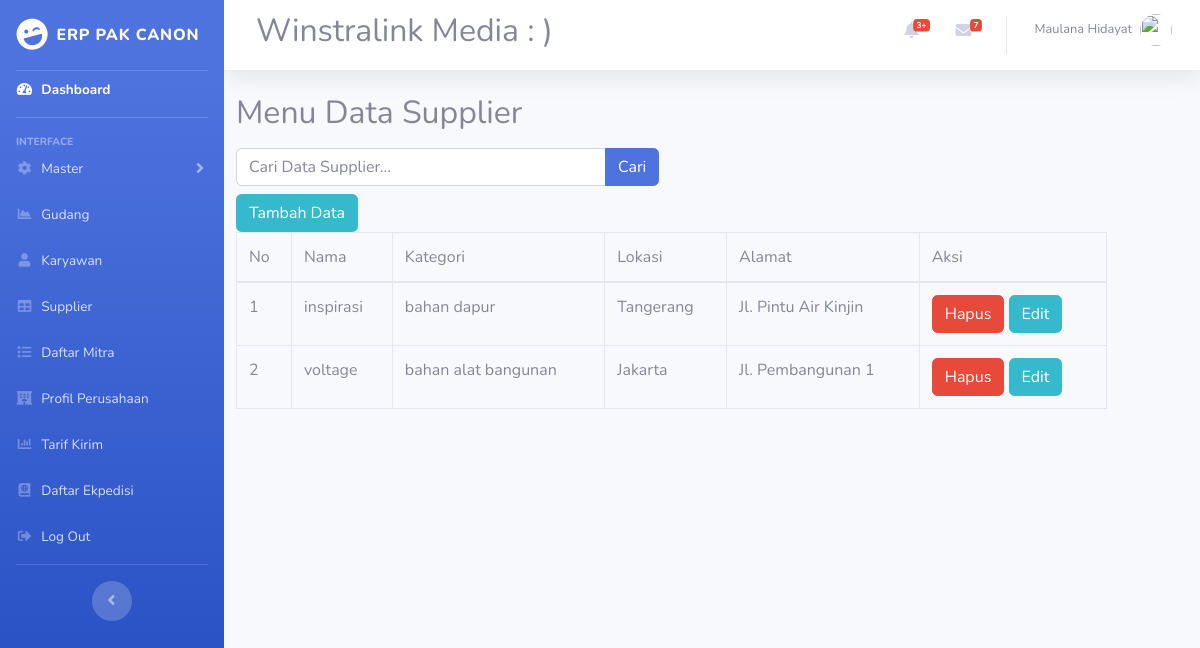
Page /index.php/supplier on the committed database.
### tables this page shows
CREATE TABLE `supplier` (
  `id` int(11) NOT NULL,
  `nama` varchar(50) NOT NULL,
  `kategori` varchar(50) NOT NULL,
  `lokasi` varchar(50) NOT NULL,
  `alamat` varchar(100) NOT NULL
);

### application/controllers/Supplier.php (called while the page is built, shortened)
<?php
class Supplier extends CI_Controller {
    public function __construct(){
        $this->load->model('m_supplier');
        $this->load->library('form_validation');
    }
    public function index(){
        $topik['judul'] = 'Halaman Menu Supplier';
        $data['supplier'] = $this->m_supplier->tampil_data();
        $this->load->view('templates/header',$topik);
        $this->load->view('supplier/index',$data);
        $this->load->view('templates/footer');
    }
}

### index.php (called while the page is built, shortened)
<?php
require_once BASEPATH.'core/CodeIgniter.php';

### application/models/m_supplier.php (called while the page is built, shortened)
<?php
class M_supplier extends CI_Model
{
    public function tampil_data(){
        return $this->db->get('supplier')->result_array();
    }
}

### application/views/supplier/index.php (the view, shortened to what this page needs)
<div class="content-wrapper col-11">
<section class="content-header ml mt-2 auto">
<h2>
    Menu Data Supplier
    <div class="row mt-3">
    <div class="col-md-6">
        <form action="" method="post">
            <div class="input-group">
            <input type="text" name="keyword" id="" placeholder="Cari Data Supplier..." class="form-control" autocomplete="off">
            <div class="input-group-append">
                <button type="submit" class="btn btn-primary">Cari</button>
            </div>
            </div>
        </form>
    </div>
</div>
</h2>
<div>
<div class="">
<a href="<?= base_url('gudang/tambah');?>" class="btn btn-info">Tambah Data</a>
<div class="table-responsive">
<table class="table table-bordered" id="dataTable" width="100%" cellspacing="0">
<thead>
<tr>
    <td>No</td>
    <td class="center">Nama</td>
    <td class="center">Kategori</td>
    <td class="center">Lokasi</td>
    <td class="center">Alamat</td>
    <td class="center">Aksi</td>
</tr>
</thead>
<tbody>
<tr>
    <?php $i=1;?>
    <?php foreach ($supplier as $spl) :?>
    <td><?=$i;?></td>
    <td><?=$spl['nama'];?></td>
    <td><?=$spl['kategori'];?></td>
    <td><?=$spl['lokasi'];?></td>
    <td><?=$spl['alamat'];?></td>
    <td>
        <a href="<?=base_url();?>dosen/hapus/<?=$spl['id'];?>" class="btn btn-danger" onclick="return confirm('Yakin ingin dihapus');">Hapus</a>
        <a href="<?=base_url();?>dosen/edit/<?=$spl['id'];?>" class="btn btn-info">Edit</a>
    </td>
</tr>
<?php $i++;?>
    <?php endforeach;?>
</tbody>
</table>
    </div>
</div>

### rows in the picture
supplier: nama "inspirasi", kategori "bahan dapur", lokasi "Tangerang", alamat "Jl. Pintu Air Kinjin"
supplier: nama "voltage", kategori "bahan alat bangunan", lokasi "Jakarta", alamat "Jl. Pembangunan 1"
